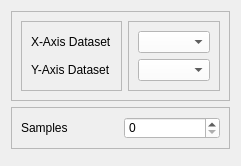
                      <widget class="QWidget" name="polarPlot_page">
                       <layout class="QVBoxLayout" name="verticalLayout_21">
                        <item>
                         <widget class="QFrame" name="frame_27">
                          <property name="frameShape">
                           <enum>QFrame::StyledPanel</enum>
                          </property>
                          <property name="frameShadow">
                           <enum>QFrame::Raised</enum>
                          </property>
                          <layout class="QHBoxLayout" name="horizontalLayout_14">
                           <item>
                            <widget class="QFrame" name="frame_29">
                             <property name="frameShape">
                              <enum>QFrame::StyledPanel</enum>
                             </property>
                             <property name="frameShadow">
                              <enum>QFrame::Raised</enum>
                             </property>
                             <layout class="QVBoxLayout" name="verticalLayout_22">
                              <item>
                               <widget class="QLabel" name="label_18">
                                <property name="text">
                                 <string>X-Axis Dataset</string>
                                </property>
                               </widget>
                              </item>
                              <item>
                               <widget class="QLabel" name="label_19">
                                <property name="text">
                                 <string>Y-Axis Dataset</string>
                                </property>
                               </widget>
                              </item>
                             </layout>
                            </widget>
                           </item>
                           <item>
                            <widget class="QFrame" name="frame_30">
                             <property name="frameShape">
                              <enum>QFrame::StyledPanel</enum>
                             </property>
                             <property name="frameShadow">
                              <enum>QFrame::Raised</enum>
                             </property>
                             <layout class="QVBoxLayout" name="verticalLayout_23">
                              <item>
                               <widget class="QComboBox" name="comboBox_3">
                                <property name="styleSheet">
                                 <string notr="true">background-color: rgb(255, 255, 255);</string>
                                </property>
                               </widget>
                              </item>
                              <item>
                               <widget class="QComboBox" name="comboBox_4">
                                <property name="styleSheet">
                                 <string notr="true">background-color: rgb(255, 255, 255);</string>
                                </property>
                               </widget>
                              </item>
                             </layout>
                            </widget>
                           </item>
                          </layout>
                         </widget>
                        </item>
                        <item>
                         <widget class="QFrame" name="frame_28">
                          <property name="frameShape">
                           <enum>QFrame::StyledPanel</enum>
                          </property>
                          <property name="frameShadow">
                           <enum>QFrame::Raised</enum>
                          </property>
                          <layout class="QHBoxLayout" name="horizontalLayout_15">
                           <item>
                            <widget class="QLabel" name="label_20">
                             <property name="text">
                              <string>Samples</string>
                             </property>
                            </widget>
                           </item>
                           <item>
                            <widget class="QSpinBox" name="spinBox">
                             <property name="styleSheet">
                              <string notr="true">background-color: rgb(255, 255, 255);</string>
                             </property>
                            </widget>
                           </item>
                          </layout>
                         </widget>
                        </item>
                        <item>
                         <widget class="QFrame" name="frame_31">
                          <property name="frameShape">
                           <enum>QFrame::StyledPanel</enum>
                          </property>
                          <property name="frameShadow">
                           <enum>QFrame::Raised</enum>
                          </property>
                         </widget>
                        </item>
                       </layout>
                      </widget>
